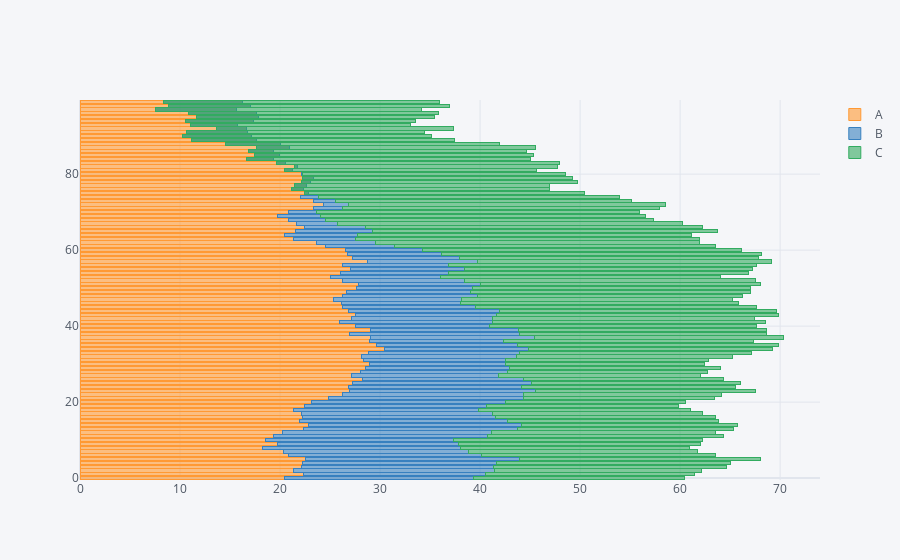

Notebook code for this chart:
### Markdown cell above
#### Horizontal Stacked Bar Graph
- To produce a stacked bar plot, use barmode=stack
- To get horizontal bar plots, pass kind='barh'

### Code cell
## It Uses the intially created dataset
df.iplot(kind = 'barh', barmode='stack', bargap=0.2)
